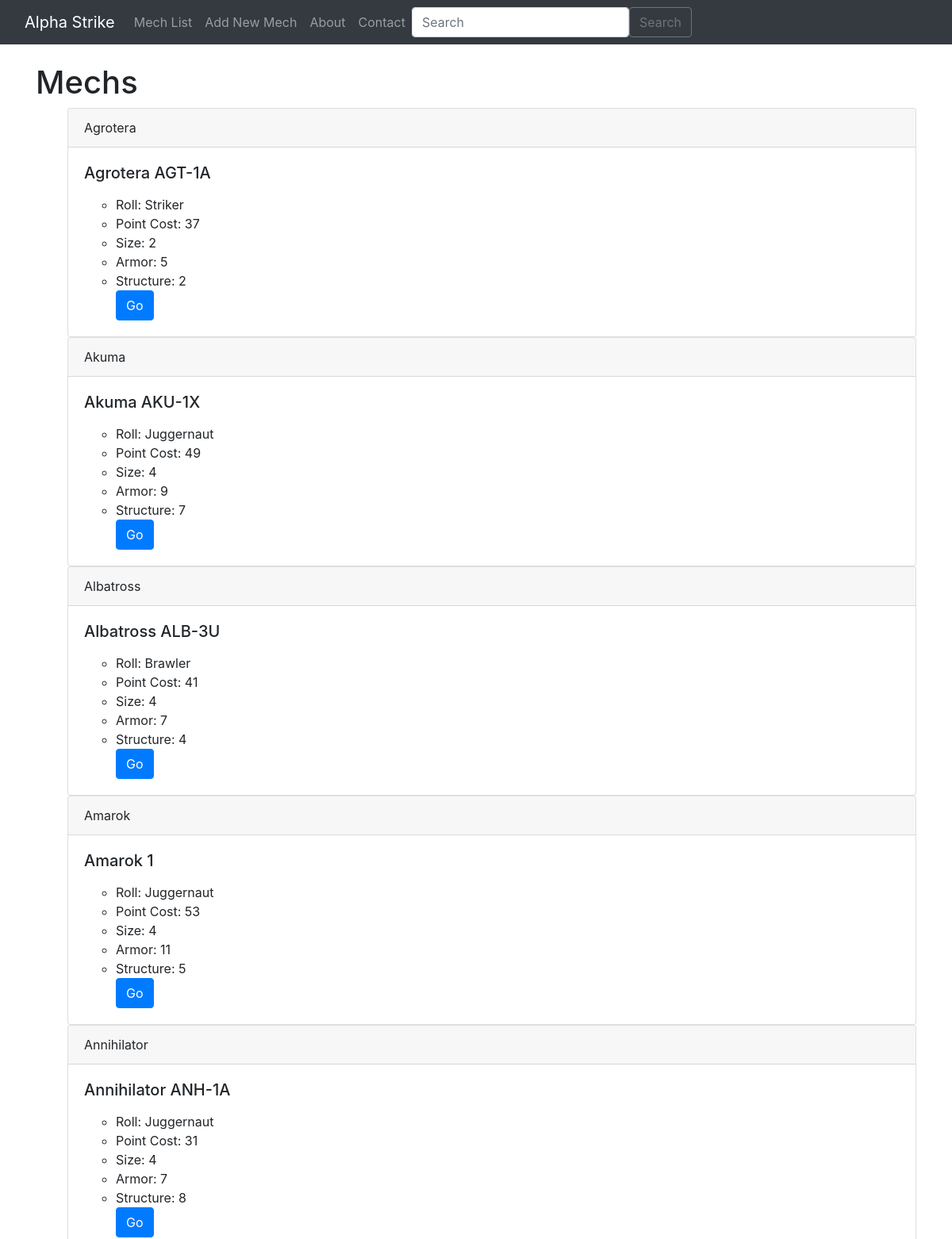
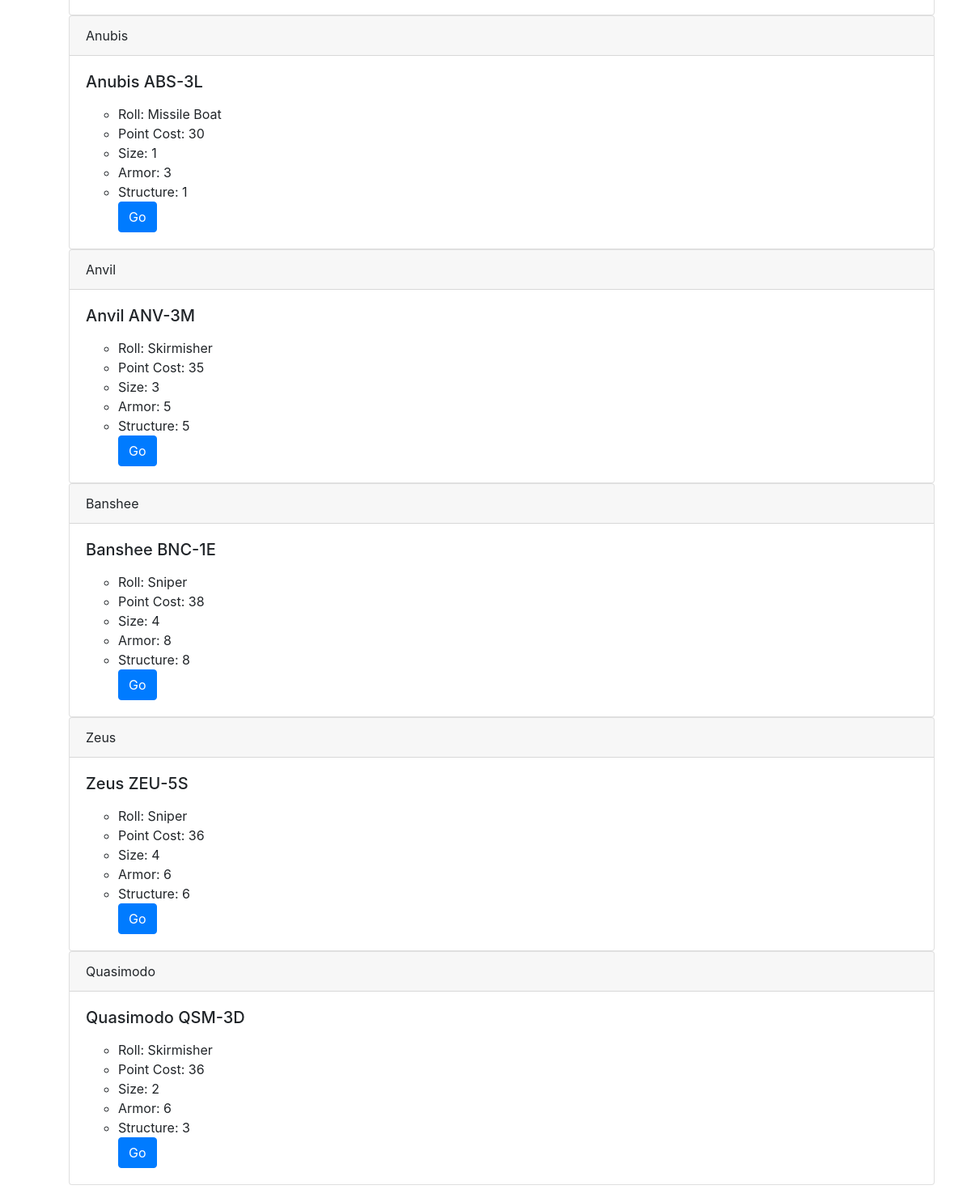
The page /mech/ on the database its author committed (2 pictures, top to bottom).
### mechcmd/models.py (models this page shows)
class Mech(models.Model):
    Name = models.CharField(max_length=100)
    MechModel = models.CharField(max_length=100, default='')
    Roll = models.CharField(max_length=100)
    Pointcost = models.IntegerField(null=True)
    Size = models.IntegerField(null=True)
    Armor = models.IntegerField(null=True)
    Structure = models.IntegerField(null=True)
    EraStarLeague = models.BooleanField(default=False)
    EraSuccession = models.BooleanField(default=False)
    EraClanInvasion = models.BooleanField(default=False)
    EraFedCom = models.BooleanField(default=False)
    EraDarkAge = models.BooleanField(default=False)
    EraIlClan = models.BooleanField(default=False)
    MechURL = models.CharField(max_length=500, null=True)
    ImageMech = models.ImageField(null=True, blank=True, upload_to='images/')
    def __str__(self):
        return (self.Name+' '+self.MechModel)

### mechcmd/views.py (the view)
# urls.py: path('mech/', views.allmechs_view, name='mechs')                ,
def allmechs_view(request):
    mech_list = Mech.objects.all()
    return render(request, 'allmechs.html',{'mech_list': mech_list} )

### mechcmd/templates/allmechs.html (shortened to what this page needs)
{% extends 'base.html' %}
{% block content %}
<h1>Mechs</h1>
<ul>
{% for Mech in mech_list %}
<div class="card">
    <div class="card-header">
        {{ Mech.Name }}
    </div>
    <div class="card-body">
      <h5 class="card-title">{{Mech}}</h5>
      <p class="card-text"><ul><li>Roll: {{ Mech.Roll}}</li>
        <li>Point Cost: {{ Mech.Pointcost}}</li>
        <li>Size: {{ Mech.Size}}</li>
        <li>Armor: {{ Mech.Armor}}</li>
        <li>Structure: {{ Mech.Structure}}</li>
      <a href="{{Mech.MechURL}}" class="btn btn-primary">Go</a></ul>
    </div>
  </div>
{% endfor %}
</ul>
{% endblock %}

### mechcmd/templates/base.html (shortened to what this page needs)
<!doctype html>
<html lang="en" data-bs-theme="dark">
  <head>
    <link rel="stylesheet" href="https://cdn.jsdelivr.net/npm/bootstrap@4.3.1/dist/css/bootstrap.min.css">
  </head>
  <body>
    {% include 'navbar.html' %}
    <br/>
    <div class="container">
    {% block content %}
    {% endblock %}
    </div>
  </body>
</html>

### mechcmd/templates/navbar.html (shortened to what this page needs)
<nav class="navbar navbar-expand-lg navbar-dark bg-dark">
    <div class="container-fluid">
      <a class="navbar-brand" href="{% url 'home' %}">Alpha Strike</a>
      <div class="collapse navbar-collapse" id="navbarSupportedContent">
        <ul class="navbar-nav me-auto mb-2 mb-lg-0">
          <li class="nav-item">
            <a class="nav-link" href="{% url 'mechs' %}">Mech List</a>
          </li>
          <li class="nav-item">
            <a class="nav-link" href="{% url 'add-mech' %}">Add New Mech</a>
          </li>
          <li class="nav-item">
            <a class="nav-link" href="{% url 'about' %}">About</a>
          </li>
          <li class="nav-item">
            <a class="nav-link" href="{% url 'contact' %}">Contact</a>
          </li>
        </ul>
        <form class="d-flex" method=POST action="{% url 'search' %}">
          <input class="form-control me-2" type="search" placeholder="Search" aria-label="Search" name="searched">
          <button class="btn btn-outline-secondary" type="submit">Search</button>
        </form>
      </div>
    </div>
  </nav>

### rows shown on the page
Mech: Name "Agrotera", Name+MechModel "Agrotera AGT-1A", Roll "Striker", Pointcost "37", Size "2", Armor "5", Structure "2"
Mech: Name "Akuma", Name+MechModel "Akuma AKU-1X", Roll "Juggernaut", Pointcost "49", Size "4", Armor "9", Structure "7"
Mech: Name "Albatross", Name+MechModel "Albatross ALB-3U", Roll "Brawler", Pointcost "41", Size "4", Armor "7", Structure "4"
Mech: Name "Amarok", Name+MechModel "Amarok 1", Roll "Juggernaut", Pointcost "53", Size "4", Armor "11", Structure "5"
Mech: Name "Annihilator", Name+MechModel "Annihilator ANH-1A", Roll "Juggernaut", Pointcost "31", Size "4", Armor "7", Structure "8"
Mech: Name "Anubis", Name+MechModel "Anubis ABS-3L", Roll "Missile Boat", Pointcost "30", Size "1", Armor "3", Structure "1"
Mech: Name "Anvil", Name+MechModel "Anvil ANV-3M", Roll "Skirmisher", Pointcost "35", Size "3", Armor "5", Structure "5"
Mech: Name "Banshee", Name+MechModel "Banshee BNC-1E", Roll "Sniper", Pointcost "38", Size "4", Armor "8", Structure "8"
Mech: Name "Zeus", Name+MechModel "Zeus ZEU-5S", Roll "Sniper", Pointcost "36", Size "4", Armor "6", Structure "6"
Mech: Name "Quasimodo", Name+MechModel "Quasimodo QSM-3D", Roll "Skirmisher", Pointcost "36", Size "2", Armor "6", Structure "3"
